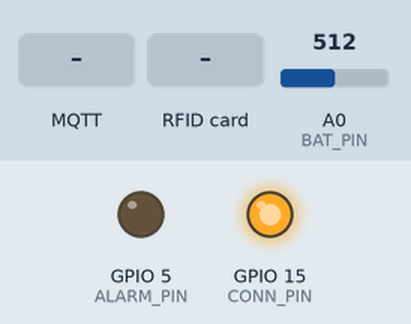
Bench run of a sketch on a simulated ESP8266 (NodeMCU). Shown: output pins drawn as LEDs (lit = HIGH). Dashed ring = blinking. Inputs (shaded band) come from the test bench; at power-on: A0 (BAT_PIN) = 512. WiFi joins after 1.5 s; servers stay silent unless stated; no MQTT or app messages arrive unless stated; what the sketch prints to the serial monitor is not drawn.

Above: at 4.2 s.
4.3 s: MQTT message "agv-molis001@on|" arrives on the first subscribed topic
At 6.8 s:
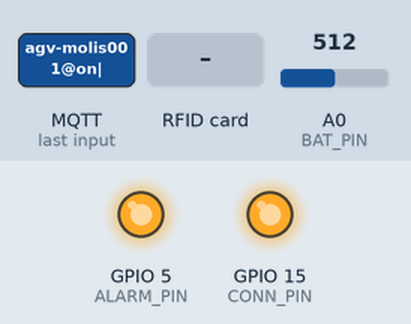
12.7 s: RFID card 5E 7A 19 C4 held to the reader
At 13.35 s:
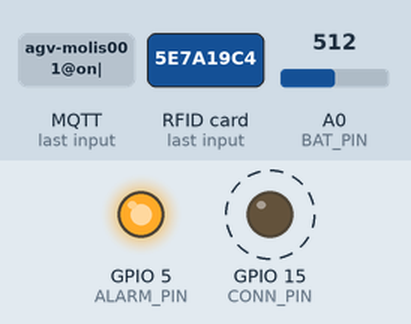
14.9 s: MQTT message "agv-molis001@off|" arrives on the first subscribed topic
At 16.55 s:
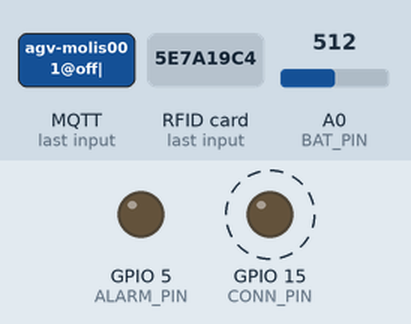
Timing chart, 0 to 18.1 s (numbered marks = the images above; inputs shaded):
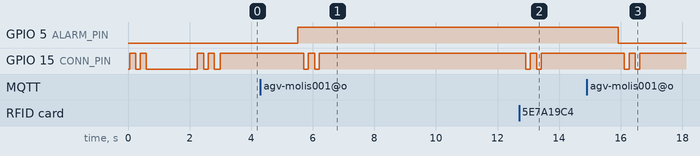

Measured:
- after the input at 4.3 s, GPIO 5 (ALARM_PIN): LOW → HIGH after 1.2 s; GPIO 15 (CONN_PIN): alternates HIGH for 0.20 s and LOW for 0.15 s, 4 changes in all, then stays HIGH, starting after 1.4 s
- after the input at 12.7 s, GPIO 15 (CONN_PIN): alternates HIGH for 0.20 s and LOW for 0.15 s, 4 changes in all, then stays HIGH, starting after 0.22 s
- after the input at 14.9 s, GPIO 5 (ALARM_PIN): HIGH → LOW after 1.0 s; GPIO 15 (CONN_PIN): alternates HIGH for 0.20 s and LOW for 0.15 s, 4 changes in all, then stays HIGH, starting after 1.2 s

The sketch:

device-to-helix.ino
```cpp
/**
               MFRC522      NodeMCU
   Signal      Pin          Pin
   -----------------------------------------
   RST/Reset   RST          D3 / GPIO0
   SPI SS      SDA(SS)      D2 / GPIO4
   SPI MOSI    MOSI         D7 / GPIO13
   SPI MISO    MISO         D6 / GPIO12
   SPI SCK     SCK          D5 / GPIO14

   CONNECTION STATUS LED    D8 / GPIO15
   BATTERY ALARM LED        D1 / GPIO5

*/

#include <SPI.h>
#include <MFRC522.h>
#include <ESP8266WiFi.h>
#include <PubSubClient.h>

#define RST_PIN   0
#define SDA_PIN   4
#define BAT_PIN   A0
#define CONN_PIN  15
#define ALARM_PIN 5
#define PUBLISH_TOPIC   "<HELIX_PUBLISH_TOPIC>"
#define SUBSCRIBE_TOPIC "<HELIX_SUBSCRIBE_TOPIC>"
#define BATTERY_DELAY 60000 //1 minuto

MFRC522 mfrc522(SDA_PIN, RST_PIN);
WiFiClient espClient;
PubSubClient MQTT(espClient);

#define SSID  "<WIFI_SSID>"
#define PASS  "<WIFI_PASSWORD>"

const char* brokerMQTT = "<HELIX_IP>";
int brokerPort = 1883;
const char* deviceID = "<HELIX_DEVICE_ID>";

std::vector <float> batLastMeasures;
float batLastSent = 0;
unsigned long lastSentMillis = millis();

void setup() {
  Serial.begin(9600);
  SPI.begin();
  mfrc522.PCD_Init();
  pinMode(CONN_PIN, OUTPUT);
  pinMode(ALARM_PIN, OUTPUT);
  pinMode(BAT_PIN, INPUT);

  blinkLed();
  digitalWrite(CONN_PIN, LOW);
  digitalWrite(ALARM_PIN, LOW);

  connectWifi();
  MQTT.setServer(brokerMQTT, brokerPort);
  MQTT.setCallback(mqttCallback);
  connectMQTT();
}

void loop() {
  checkWifiAndMQTTConnection();
  readRFID();
  readVoltage();
  checkTime();

  MQTT.loop();
}

void readVoltage () {
  float sensorValue = analogRead(BAT_PIN);
  if (sensorValue < 10) { //Desconsidera leituras muito baixas
    Serial.println("Valor baixo");
    return;
  }

  float inputVoltage = (sensorValue * 3.2) / 1023;
  float measurement = inputVoltage / 0.2; //Cálculo com base nos resistores internos do sensor 7500 / (30000 + 7500) = 0.2

  Serial.print(measurement);
  Serial.println("V");

  batLastMeasures.push_back(measurement);
  if (batLastMeasures.size() == 10) {
    float sum = 0;
    for (int i = 0; i < 10; i++)
      sum += batLastMeasures[i];

    float avg = sum / 10;
    Serial.print("Média: ");
    Serial.println(avg);

    if (avg != batLastSent)
      batLastSent = avg;

    batLastMeasures.erase(batLastMeasures.begin());
  }
}

void readRFID()
{
  Serial.println("Aproxime o cartão");

  int count = 0;
  while (!mfrc522.PICC_IsNewCardPresent()) {
    delay(100); //Aguarda cartão
    count++;

    if (count == 20) return;
  }
  if (!mfrc522.PICC_ReadCardSerial()) {
    Serial.println("Não foi possível ler o cartão!");
    return;
  }

  //Lê ID da tag
  String id = "";
  for (byte i = 0; i < mfrc522.uid.size; i++) {
    id.concat(String(mfrc522.uid.uidByte[i] < 0x10 ? " 0" : " "));
    id.concat(String(mfrc522.uid.uidByte[i], HEX));
  }
  id.trim();
  id.toUpperCase();
  Serial.println("UID da tag: " + id);
  sendLocationToHelix(id);
}

void connectWifi() {
  digitalWrite(CONN_PIN, LOW);
  WiFi.mode(WIFI_STA);
  WiFi.begin(SSID, PASS);

  while (WiFi.status() != WL_CONNECTED) {
    delay(500);
    Serial.print(".");
  }

  blinkLed();
  Serial.println("WiFi connected!");
}

void connectMQTT() {
  digitalWrite(CONN_PIN, LOW);
  while (!MQTT.connected()) {
    if (MQTT.connect(deviceID)) {
      MQTT.subscribe(SUBSCRIBE_TOPIC);
      digitalWrite(CONN_PIN, HIGH);
      Serial.println("Conectado com sucesso ao broker MQTT!");
    }
    else {
      Serial.println("Falha ao conectar no broker.");
      delay(2000);
    }
  }
}

void checkWifiAndMQTTConnection() {
  if (WiFi.status() != WL_CONNECTED)
    connectWifi();

  if (!MQTT.connected())
    connectMQTT();
}

void sendBatteryToHelix(float voltage) {
  String data = "v|" + String(voltage);
  if (MQTT.publish(PUBLISH_TOPIC, data.c_str())) {
    blinkLed();
    Serial.println("Bateria enviada para o broker!");
  }
}

void sendLocationToHelix(String uid) {
  String data = "l|" + uid;
  if (MQTT.publish(PUBLISH_TOPIC, data.c_str())) {
    blinkLed();
    Serial.println("Localização enviada para o broker!");
  }
}

void mqttCallback(char* topic, byte* payload, unsigned int length) {
  String msg;
  Serial.print("Mensagem recebida! ");

  //Obtém a mensagem do payload recebido
  for (int i = 0; i < length; i++) {
    char c = (char)payload[i];
    msg += c;
  }

  Serial.println(msg);

  if (msg.equals("agv-molis001@on|")) {
    digitalWrite(ALARM_PIN, HIGH);
    if (MQTT.publish(PUBLISH_TOPIC, "a|on")) {
      blinkLed();
      Serial.println("Status do alarme enviado para o broker!");
    }
  }
  else if (msg.equals("agv-molis001@off|")) {
    digitalWrite(ALARM_PIN, LOW);
    if (MQTT.publish(PUBLISH_TOPIC, "a|off")) {
      blinkLed();
      Serial.println("Status do alarme enviado para o broker!");
    }
  }
}

void blinkLed() {
  digitalWrite(CONN_PIN, HIGH);
  delay(200);
  digitalWrite(CONN_PIN, LOW);
  delay(150);
  digitalWrite(CONN_PIN, HIGH);
  delay(200);
  digitalWrite(CONN_PIN, LOW);
  delay(150);
  digitalWrite(CONN_PIN, HIGH);
}

void checkTime() {
  if ((millis() - lastSentMillis) >= BATTERY_DELAY) {
    sendBatteryToHelix(batLastSent);
    lastSentMillis = millis();
  }
}
```
